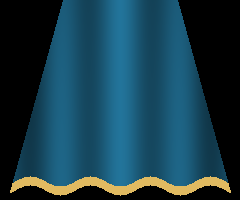
#> input picture results/003-secondary-loop/assets/skirt.png, 240 x 200 px
$ python -i predict.py   (imports and definitions only)
#> lines starting #> are read from the running program, lines starting #| are printed output that depends on the picture
"""Ground-truth-free root selection; use the original C ownership for every hypothesis."""
import argparse,hashlib,json,shutil
from itertools import combinations
from pathlib import Path
import cv2
import networkx as nx
import numpy as np
from scipy import ndimage as nd
from PIL import Image

TAU=0.025
def sha(p):return hashlib.sha256(p.read_bytes()).hexdigest()
def read(p):return json.loads(p.read_text(encoding="utf-8-sig"))
def dump(p,x):p.write_text(json.dumps(x,indent=1),encoding="utf8")
def binary(p):return np.asarray(Image.open(p))>0
def mean(vals):return float(np.mean(vals))
def gradient(rgb):
    gray=cv2.cvtColor(rgb,cv2.COLOR_RGB2GRAY).astype("float32")
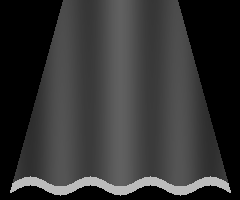
#> gray: shape (200, 240) float32; min 0, max 187, mean 51.8
    return np.clip(np.hypot(cv2.Sobel(gray,-1,1,0),cv2.Sobel(gray,-1,0,1))/255,0,1)
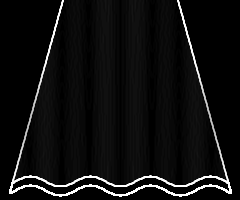
#> returned value: shape (200, 240) float32; min 0, max 1, mean 0.0591
def travel(seq,xy):
    return float(np.linalg.norm(np.diff(xy[seq],axis=0),axis=1).sum())
# [140 lines left out: functions smooth, predict, not called in this run]

# [3 lines not run here, left out]

>>> import cv2
>>> picture = cv2.cvtColor(cv2.imread('../../results/003-secondary-loop/assets/skirt.png'), cv2.COLOR_BGR2RGB)
>>> result = gradient(picture)
